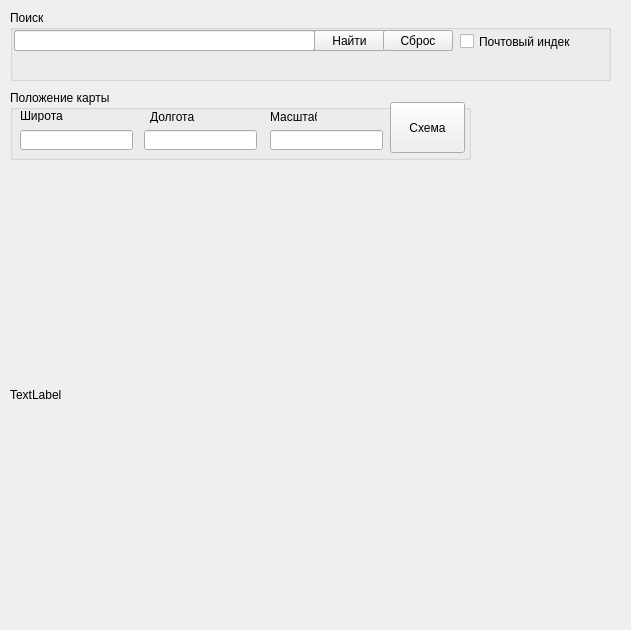
<?xml version="1.0" encoding="UTF-8"?>
<ui version="4.0">
 <class>MainWindow</class>
 <widget class="QMainWindow" name="MainWindow">
  <property name="geometry">
   <rect>
    <x>0</x>
    <y>0</y>
    <width>631</width>
    <height>630</height>
   </rect>
  </property>
  <property name="windowTitle">
   <string>MainWindow</string>
  </property>
  <widget class="QWidget" name="centralwidget">
   <widget class="QLabel" name="label">
    <property name="geometry">
     <rect>
      <x>10</x>
      <y>170</y>
      <width>600</width>
      <height>449</height>
     </rect>
    </property>
    <property name="text">
     <string>TextLabel</string>
    </property>
   </widget>
   <widget class="QGroupBox" name="groupBox">
    <property name="geometry">
     <rect>
      <x>10</x>
      <y>90</y>
      <width>461</width>
      <height>70</height>
     </rect>
    </property>
    <property name="title">
     <string>Положение карты</string>
    </property>
    <widget class="QLineEdit" name="lineEdit_3">
     <property name="geometry">
      <rect>
       <x>260</x>
       <y>40</y>
       <width>113</width>
       <height>20</height>
      </rect>
     </property>
    </widget>
    <widget class="QLineEdit" name="lineEdit_2">
     <property name="geometry">
      <rect>
       <x>134</x>
       <y>40</y>
       <width>113</width>
       <height>20</height>
      </rect>
     </property>
    </widget>
    <widget class="QLineEdit" name="lineEdit">
     <property name="geometry">
      <rect>
       <x>10</x>
       <y>40</y>
       <width>113</width>
       <height>20</height>
      </rect>
     </property>
    </widget>
    <widget class="QLabel" name="label_2">
     <property name="geometry">
      <rect>
       <x>10</x>
       <y>19</y>
       <width>47</width>
       <height>13</height>
      </rect>
     </property>
     <property name="text">
      <string>Широта</string>
     </property>
    </widget>
    <widget class="QLabel" name="label_3">
     <property name="geometry">
      <rect>
       <x>140</x>
       <y>20</y>
       <width>47</width>
       <height>13</height>
      </rect>
     </property>
     <property name="text">
      <string>Долгота</string>
     </property>
    </widget>
    <widget class="QLabel" name="label_4">
     <property name="geometry">
      <rect>
       <x>260</x>
       <y>20</y>
       <width>47</width>
       <height>13</height>
      </rect>
     </property>
     <property name="text">
      <string>Масштаб</string>
     </property>
    </widget>
    <widget class="QPushButton" name="pushButton_2">
     <property name="geometry">
      <rect>
       <x>380</x>
       <y>12</y>
       <width>75</width>
       <height>51</height>
      </rect>
     </property>
     <property name="text">
      <string>Схема</string>
     </property>
    </widget>
   </widget>
   <widget class="QGroupBox" name="groupBox_2">
    <property name="geometry">
     <rect>
      <x>10</x>
      <y>10</y>
      <width>601</width>
      <height>71</height>
     </rect>
    </property>
    <property name="title">
     <string>Поиск</string>
    </property>
    <widget class="QPushButton" name="pushButton">
     <property name="geometry">
      <rect>
       <x>304</x>
       <y>20</y>
       <width>71</width>
       <height>21</height>
      </rect>
     </property>
     <property name="text">
      <string>Найти</string>
     </property>
    </widget>
    <widget class="QLineEdit" name="lineEdit_4">
     <property name="geometry">
      <rect>
       <x>4</x>
       <y>20</y>
       <width>301</width>
       <height>21</height>
      </rect>
     </property>
    </widget>
    <widget class="QPushButton" name="pushButton_3">
     <property name="geometry">
      <rect>
       <x>373</x>
       <y>20</y>
       <width>70</width>
       <height>21</height>
      </rect>
     </property>
     <property name="text">
      <string>Сброс</string>
     </property>
    </widget>
    <widget class="QLabel" name="label_5">
     <property name="geometry">
      <rect>
       <x>10</x>
       <y>46</y>
       <width>581</width>
       <height>20</height>
      </rect>
     </property>
     <property name="text">
      <string/>
     </property>
    </widget>
    <widget class="QLineEdit" name="lineEdit_5">
     <property name="geometry">
      <rect>
       <x>4</x>
       <y>20</y>
       <width>439</width>
       <height>21</height>
      </rect>
     </property>
    </widget>
    <widget class="QCheckBox" name="checkBox">
     <property name="geometry">
      <rect>
       <x>450</x>
       <y>23</y>
       <width>111</width>
       <height>17</height>
      </rect>
     </property>
     <property name="text">
      <string>Почтовый индекс</string>
     </property>
    </widget>
    <zorder>lineEdit_5</zorder>
    <zorder>lineEdit_4</zorder>
    <zorder>pushButton</zorder>
    <zorder>pushButton_3</zorder>
    <zorder>label_5</zorder>
    <zorder>checkBox</zorder>
   </widget>
  </widget>
 </widget>
 <resources/>
 <connections/>
</ui>
